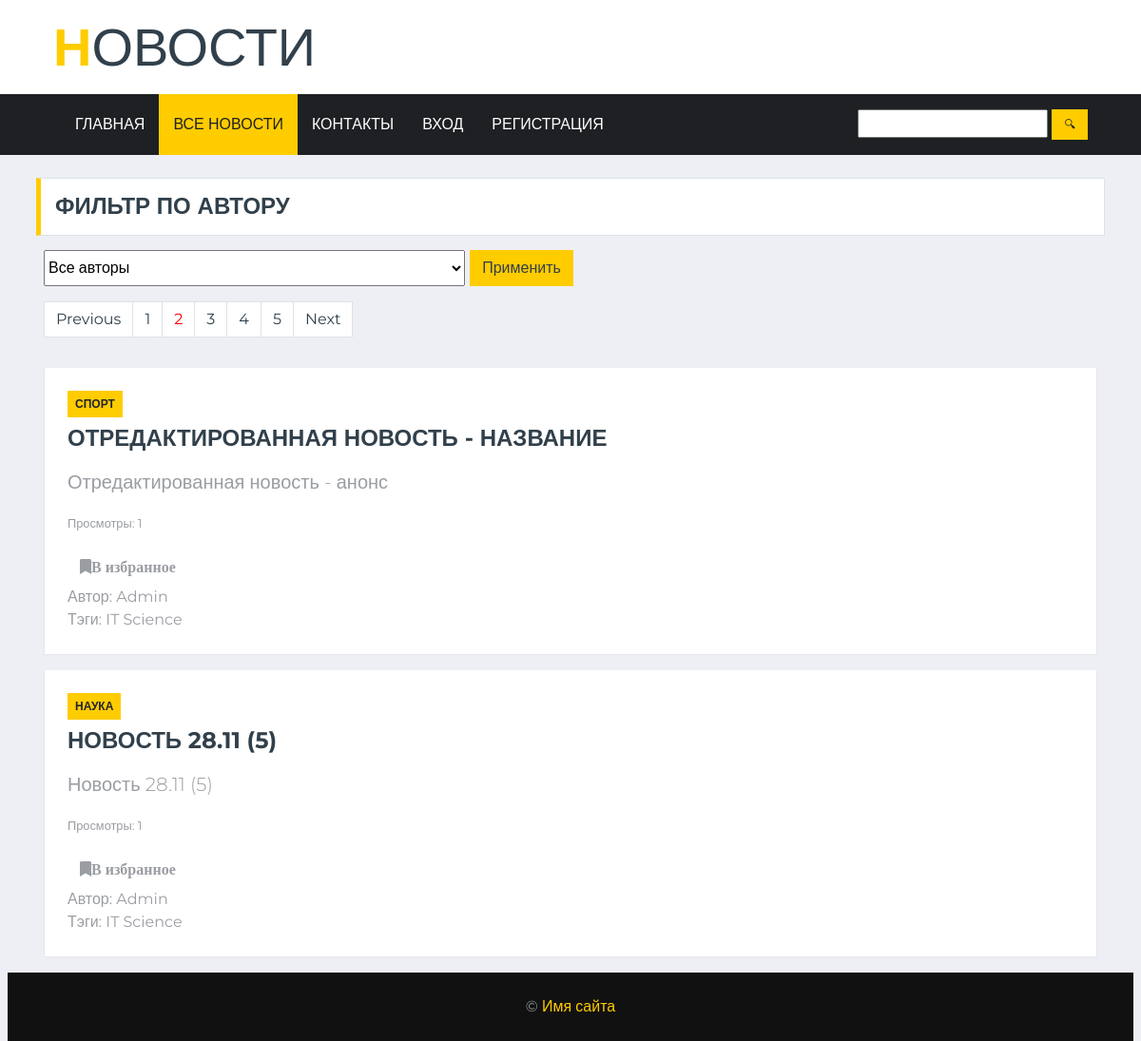
Before: /news1/?page=2 with the older database file.
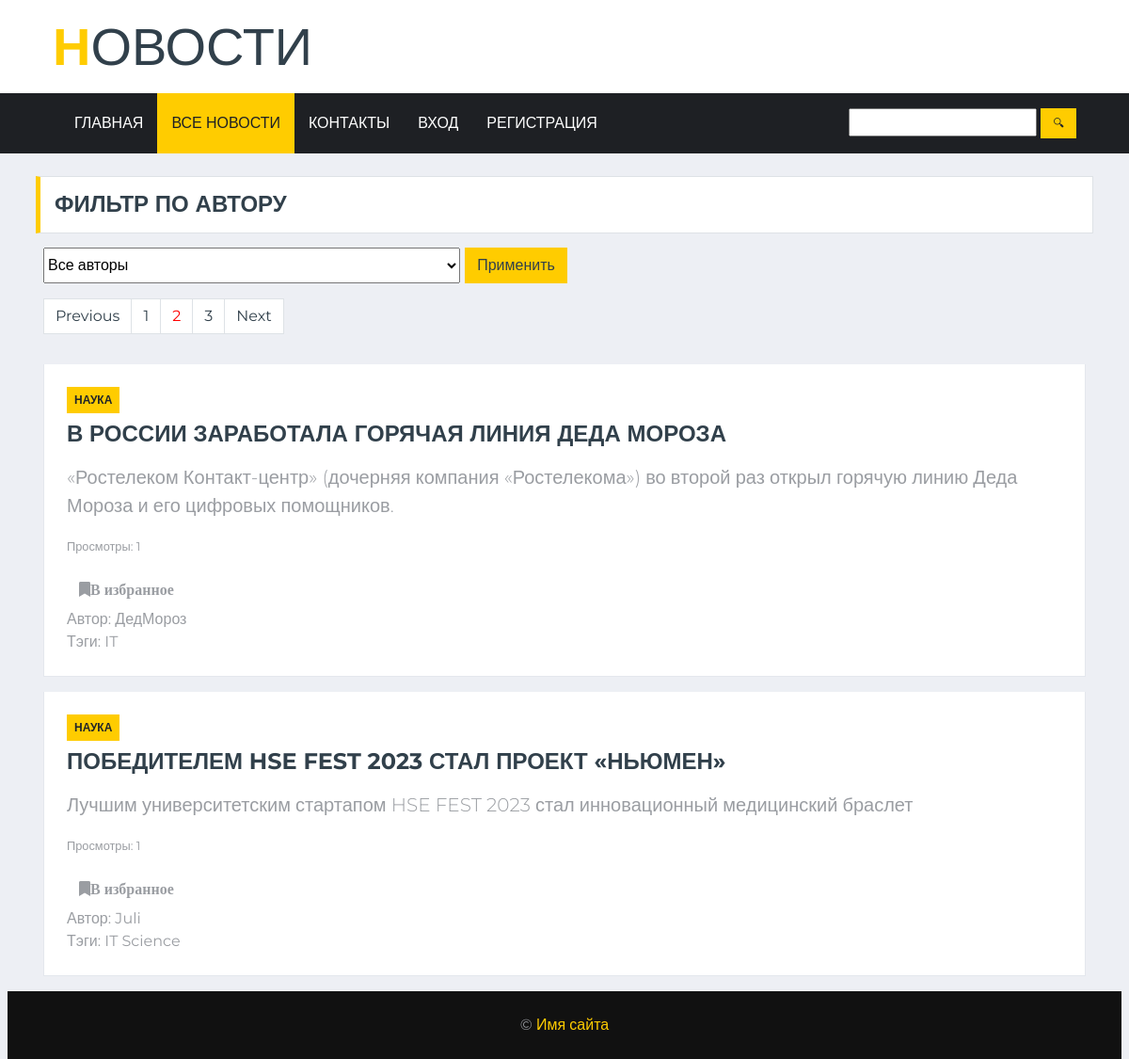
After: the same page with the newer database file.
### news1/models.py (models this page shows, shortened)
class Article(models.Model):
    categories = (('Экономика', 'Economics'),
                  ('Наука', 'Science'),
                  ('Спорт', 'Sport'),
                  ('Политика', 'Policy'),
                  ('Здоровье', 'Health'),
                  ('Путешествия', 'Travel'))
    author = models.ForeignKey(User, on_delete=models.SET_NULL, null=True, verbose_name='Автор')
    title = models.CharField('Название', max_length=150, default='')
    anouncement = models.TextField('Аннотация', max_length=250)
    text = models.TextField('Текст новости')
    date = models.DateTimeField('Дата публикации', auto_now=True)
    category = models.CharField(choices=categories, max_length=20, verbose_name='Категории')
    tags = models.ManyToManyField(to=Tag, blank=True, verbose_name='Тэги')
    slug = models.SlugField()
    def get_views(self):
        return self.views.count()
    class Meta:
        ordering = ['-date']
        verbose_name= 'Новость'
        verbose_name_plural='Новости'

class Tag(models.Model):
    title = models.CharField(max_length=80)
    status = models.BooleanField(default=True)
    class Meta:
        ordering = ['title','status']
        verbose_name= 'Тэг'
        verbose_name_plural='Тэги'

### news1/views.py (the view)
# urls.py: path('', views.all_news, name='news_index'),
def all_news(request):
    articles = Article.objects.all()
    categories = Article.categories
    author_list = User.objects.all()
    selected = 0
    if request.method=="POST":
        print(request.POST)
        selected = int(request.POST.get('author_filter'))
        if selected == 0:
            articles = Article.objects.all()
        else:
            articles = Article.objects.filter(author=selected)
        print(connection.queries)
    else:
        articles = Article.objects.all()
    p = Paginator(articles,2)
    page_number = request.GET.get('page')
    page_obj = p.get_page(page_number)
    context = {'articles': page_obj, 'author_list':author_list,'selected':selected,'categories':categories, }
    return render(request,'news1/all_news.html',context)

### news1/templates/news1/all_news.html (shortened to what this page needs)
<!DOCTYPE html>
{% load static %}
<html lang="ru">
<head>
    <link href="https://cdnjs.cloudflare.com/ajax/libs/font-awesome/5.15.0/css/all.min.css" rel="stylesheet">
    <link href="{% static 'news_portal/' %}lib/owlcarousel/assets/owl.carousel.min.css" rel="stylesheet">
    <link href="{% static 'news_portal/' %}css/style.css" rel="stylesheet">
</head>
<body>
<link rel="stylesheet" href="https://ajax.googleapis.com/ajax/libs/jqueryui/1.11.4/themes/smoothness/jquery-ui.css">
{% include 'news_portal/navbar.html' %}
    <br>
    <div class="container-fluid">
        <div class="container">
            <div class="row">
                <div class="col-lg-12">
                    <div class="row">
                        <div class="col-12">
                            <div class="section-title">
                                <h4 class="m-0 text-uppercase font-weight-bold">Фильтр по автору</h4>
                            </div>
                            <div class="form-group col-12">
                            <form method="post">
                                <div class="input-group">
                                     <select class="form-select" name="author_filter" style="width:40%">
                                          <option value="0">Все авторы</option>
                                     </select>
                                     <span class="input-group-btn">
                                         <input type="submit" class="btn" value="Применить" style="margin: 0 5px; background-color: #fc0; color: #31404B">
                                     </span>
                                </div>
                            </form>
                            </div>
                            <div class="row" style="margin: 0 8px;">
                                <nav aria-label="Page navigation example">
                                  <ul class="pagination">
                                      {% if articles.has_previous %}
                                          <li class="page-item"><a class="page-link" style="color:#31404B;" href="?page={{ articles.previous_page_number }}">Previous</a></li>
                                      {% endif %}
                                      {% for p in articles.paginator.page_range %}
                                          {% if articles.number == p %}
                                              <li class="page-item"><p class="page-link" style="color:red;">{{ p }}</p></li>
                                          {% else %}
                                              <li class="page-item"><a class="page-link" style="color:#31404B;" href="?page={{ p }}">{{ p }}</a></li>
                                          {% endif %}
                                      {% endfor %}
                                      {% if articles.has_next %}
                                          <li class="page-item"><a class="page-link" style="color:#31404B;" href="?page={{ articles.next_page_number }}">Next</a></li>
                                      {% endif %}
                                  </ul>
                                </nav>
                            </div>
                        {% for article in articles %}
                        <div class="col-lg-12">
                            <div class="position-relative mb-3">
                                <div class="bg-white border border-top-0 p-4">
                                    <div class="mb-2">
                                        <a class="badge badge-primary text-uppercase font-weight-semi-bold p-2 mr-2"
                                            href="#">{{ article.category }}</a>
                                    </div>
                                    <a class="h4 d-block mb-3 text-secondary text-uppercase font-weight-bold" href="{% url 'news_detail' article.pk %}">{{ article.title }}</a>
                                    <p class="lead my-3">{{ article.anouncement }}</p>
                                    <p><small>Просмотры: {{ article.get_views }}</small></p>
                                    <a class="btn byn-success" href="{% url 'favorites' article.pk %}"><i class="fa fa-bookmark menu icon">В избранное</i></a>
                                    <p class="m-0">Автор: {{ article.author }}</p>
                                    <p class="m-0">Тэги: {% for t in article.tags.all %} {{ t.title }} {% endfor %}</p>
                                </div>
                            </div>
                        </div>
                        {% endfor %}
                    </div>
                </div>
            </div>
        </div>
    </div>
{% block footer %} {% include 'news_portal/footer.html' %} {% endblock %}
</body>
</html>

### news_portal/templates/news_portal/navbar.html (shortened to what this page needs)
            {% load i18n %}
    {% load static %}
    {% load users_extras %}
    <div class="container-fluid d-none d-lg-block">
        <div class="row align-items-center bg-white py-3 px-lg-5">
            <div class="col-lg-4">
                <a href="{% url 'home' %}" class="navbar-brand p-0 d-none d-lg-block">
                    <h1 class="m-0 display-4 text-uppercase text-primary">Н<span class="text-secondary font-weight-normal">овости</span></h1>
                </a>
            </div>
        </div>
    </div>
    <div class="container-fluid p-0">
        <nav class="navbar navbar-expand-lg bg-dark navbar-dark py-2 py-lg-0 px-lg-5">
            <div class="collapse navbar-collapse justify-content-between px-0 px-lg-3" id="navbarCollapse">
                <div class="navbar-nav mr-auto py-0">
                    <a href="{% url 'home' %}" {% if request.resolver_match.view_name == 'home' %} class="nav-item nav-link active" {% else %} class="nav-item nav-link" {% endif %}>Главная</a>
                    <a href="{% url 'news_index' %}" {% if request.resolver_match.view_name == 'news_index' %} class="nav-item nav-link active" {% else %} class="nav-item nav-link" {% endif %}>Все новости</a>
                    <a href="{% url 'contact_page' %}" class="nav-item nav-link">Контакты</a>
                    {% if request.user.id %}
                    <div class="nav-item dropdown">
                        <a href="#" class="nav-link dropdown-toggle" data-toggle="dropdown">{{ request.user.username }}</a>
                        <div class="dropdown-menu rounded-0 m-0">
                            {% if request.user|has_group:"Authors" %}
                            <a href="{% url 'create_article' %}" class="dropdown-item">Создать статью</a>
                            {% endif %}
                            <a href="{% url 'profile' %}" class="dropdown-item">Мой аккаунт</a>
                            <a href="{% url 'logout' %}" class="dropdown-item">Выход</a>
                        </div>
                    </div>
                    {% else %}
                    <a href="{% url 'login' %}" {% if request.resolver_match.view_name == 'login' %} class="nav-item nav-link active" {% else %} class="nav-item nav-link" {% endif %}>Вход</a>
                    <a href="{% url 'registration' %}" {% if request.resolver_match.view_name == 'registration' %} class="nav-item nav-link active" {% else %} class="nav-item nav-link" {% endif %}>Регистрация</a>
                    {% endif %}
                </div>
                <div class="row">
                    <form action="{% url 'search' %}" method="post">
                        <div class="search">
                            <input id="search_input" name="search_input">
                            <button type="submit" class="btn btn-primary" style="font-size:12px;">🔍︎</button>
                        </div>
                    </form>
                </div>
            </div>
                            <br >
        </nav>
    </div>

### news_portal/templates/news_portal/footer.html (shortened to what this page needs)
    {% load static %}
    <div class="container-fluid py-4 px-sm-3 px-md-5" style="background: #111111;">
        <p class="m-0 text-center">&copy; <a href="#">Имя сайта</a>
    </div>
    <link rel="stylesheet" href="https://ajax.googleapis.com/ajax/libs/jqueryui/1.11.4/themes/smoothness/jquery-ui.css">

Changed rows visible on the page:
removed Article: category "СПОРТ", title "ОТРЕДАКТИРОВАННАЯ НОВОСТЬ - НАЗВАНИЕ", anouncement "Отредактированная новость - анонс", get_views "1", author "Admin", Tag (title "IT"), Tag (title "Science")
removed Article: category "НАУКА", title "НОВОСТЬ 28.11 (5)", anouncement "Новость 28.11 (5)", get_views "1", author "Admin", Tag (title "IT"), Tag (title "Science")
added Article: category "НАУКА", title "В РОССИИ ЗАРАБОТАЛА ГОРЯЧАЯ ЛИНИЯ ДЕДА МОРОЗА", anouncement "«Ростелеком Контакт-центр» (дочерняя компания «Ростелекома») во второй раз открыл горячую линию Деда Мороза и его цифровых помощников.", get_views "1", author "ДедМороз", Tag (title "IT")
added Article: category "НАУКА", title "ПОБЕДИТЕЛЕМ HSE FEST 2023 СТАЛ ПРОЕКТ «НЬЮМЕН»", anouncement "Лучшим университетским стартапом HSE FEST 2023 стал инновационный медицинский браслет", get_views "1", author "Juli", Tag (title "IT"), Tag (title "Science")
Other visible differences:
list line gone: "4"
list line gone: "5"
